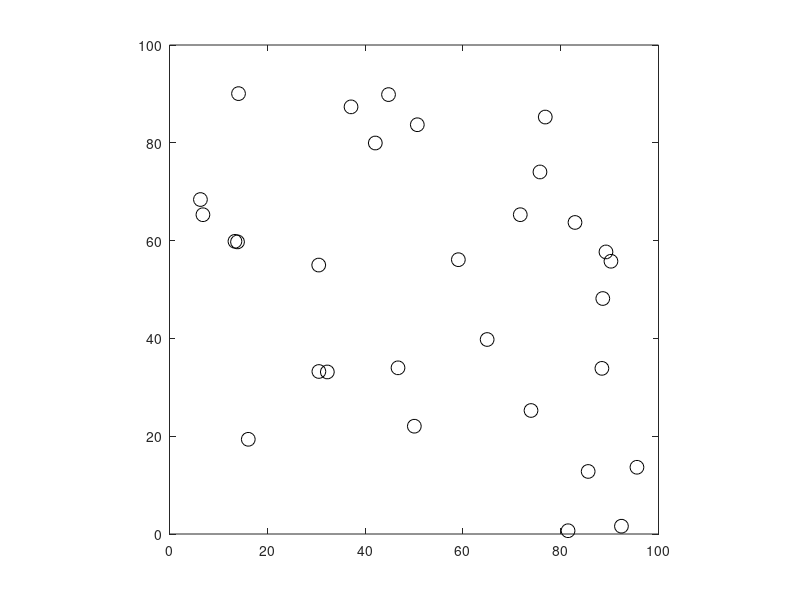

Source code (MATLAB): (Note: this script raises an error after producing the figure.)
% compute non-overlapping cliques on a graph G 
% we only give a FEASIBLE distribtued solution

% the number of robots, 
Nr = 30;
% give the postions of all robots
r_pos = zeros(Nr,2);
r_pos(:, 1) = 100 * rand(Nr, 1);
r_pos(:, 2) = 100 * rand(Nr, 1);

nei_range = 90;

% plot positions
figure(1);
axis equal; box on; hold on;
xlim([0 100]);
ylim([0 100]);
plot(r_pos(:, 1), r_pos(:, 2), 'ko', 'MarkerSize', 10)

% % neighbor range, within the distance
% Nr = 10;
% nei_range = 50;
 
% r_pos = [43.736097320218107  93.410446177255096
%   83.629640732425003  47.750709597826159
%   68.157660161731499  60.347793864945245
%   30.095046586899610  55.703523793240784
%   23.312920245258397  11.032265227536008
%   21.337097096324232  50.757009969983891
%   62.192977838792032  92.409091768479215
%   23.420395607668397  22.934738136958032
%    6.571907389024101  26.942398145015090
%   46.609821610767099  13.263947712151779];

% store robot i and its neighbors
r_neighbor = cell(Nr,1);

for i = 1 : Nr
    r_neighbor{i} = i; 
    for j = 1 : Nr
        % search for neighbors 
        if j~=i && norm(r_pos(j,:)-r_pos(i,:)) <= nei_range
            r_neighbor{i} = [r_neighbor{i}, j];
        end
    end
end
%r_nei_inx = {[1 3 6];[2 6];[3 1 4 6];[4 3 5];[5 4];[6 1 2 3]};
% neighbor's neighbors are used to compute the clqiue by intersection
% store the clqiues for each r
r_in_clique = cell(Nr,1); 
for i = 1 : Nr 
    % check if i is already selected
    i_in_cliq = 0;
    for p = 1 : i
        if ismember(i, r_in_clique{p})
            r_in_clique{i} = r_in_clique{p}; 
            i_in_cliq = 1;
            break;
        end
    end
    if i_in_cliq == 0
    % store the maximal clqiues for each robot, since a robot may have more than one 
        temp_cliques_r = {};
        % the # of robot i and its neighbors 
        for n_ri_nei = length(r_neighbor{i}) : -1 : 1
            % the possible cases of intersection
            in_sect = nchoosek(r_neighbor{i}, n_ri_nei);
            % the numebr of cases of itersection
            for t = 1 : length(in_sect(:,1))
                % define a set to store the intersections
                temp_insect = (1 : Nr); 
                for k = 1 : length(in_sect(t,:))
                    temp_insect = intersect(temp_insect, r_neighbor{in_sect(t,k)});
                end

                % check if it is a maximal clique
                if length(temp_insect) ==  n_ri_nei
                    % if all agreed, new clique is born,
                    temp_cliques_r = [temp_cliques_r, temp_insect];
                    % some old smaller clqiue loses node
                end
            end

            if ~isempty(temp_cliques_r)
                    if length(temp_cliques_r)==1
                        r_in_clique{i} = temp_cliques_r{1}; 
                    else
                        % we need to decide which one by comparing the
                        % number of robots in these cliques, choose the
                        % smallest one

                        % calculate the number of all the neigbors of the
                        % members in each clique
                        n_cliq_nei = zeros(1,length(temp_cliques_r));
                        for m = 1 : length(temp_cliques_r)
                            each_cliq_nei = [];
                         for n = 1 : length(temp_cliques_r{m})
                             each_cliq_nei = union(each_cliq_nei, r_neighbor{temp_cliques_r{m}(n)}); 
                         end 
                             n_cliq_nei(m) = length(each_cliq_nei);
                        end
                        % choose the clqiue which has the minimum each_cliq_nei 
                        [~,min_inx] = min(n_cliq_nei);
                        r_in_clique{i} = temp_cliques_r{min_inx};
                    end

                break;
            end
        end
        
    end
    %update the r_neighbor by breaking the connections with r_in_cliq;
    for k = 1 : length(r_in_clique{i})
        for l = 1 : Nr
            if r_in_clique{i}(k) == l
                r_neighbor{l} = [];
            elseif r_in_clique{i}(k) ~= l && ismember(r_in_clique{i}(k), r_neighbor{l})
                [~, idx] = ismember(r_in_clique{i}(k), r_neighbor{l}); 
                r_neighbor{l}(idx) = []; 
            end
        end
    end
    
end
% double check if r_in_clique{i} = {}, give i to it, a clique with single
% node
for i = 1 : Nr
    i_in_cliq_flag = ones(1, Nr);
    for j = 1 : Nr
        if ~ismember(i, r_in_clique{j})
            i_in_cliq_flag(j)=0;
        end
    end
    if isempty(r_in_clique{i}) && sum(i_in_cliq_flag) == 0
        r_in_clique{i} = i; 
    end
end
% calculate the non overlap cliques
% store all non-overlapping clqiues
nonoverlap_cliques = { }; 
for i = 1 : length(r_in_clique)
    flag_repeat_clique = ones(1,length(nonoverlap_cliques)); 
    for j = 1 : length(nonoverlap_cliques)
        if ~isempty(setdiff(r_in_clique{i}, nonoverlap_cliques{j}))
            flag_repeat_clique(j) = 0;
        end
    end
    if sum(flag_repeat_clique) == 0
        nonoverlap_cliques = [nonoverlap_cliques; r_in_clique{i}];
    end
end
% specify the number of colors
cmap = colormap(parula(length(nonoverlap_cliques)));

% plot the communication links
for i = 1 : length(nonoverlap_cliques)
    % plot the link within each clique
    if length(nonoverlap_cliques{i}) > 1
        pair = nchoosek(nonoverlap_cliques{i}, 2);
        % plot the link in each pair
        for j = 1 : length(pair(:,1))
            % pair(j,1) and pair(j,2) are two robots
            plot([r_pos(pair(j,1),1), r_pos(pair(j,2),1)], [r_pos(pair(j,1),2), r_pos(pair(j,2),2)],...
                'Color',cmap(i,:), 'LineWidth',1)
            hold on;
        end
    end
end